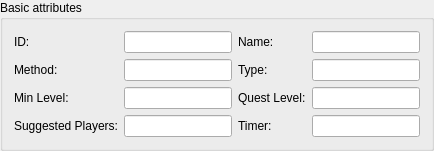
                 <widget class="QGroupBox" name="questBaseBox">
                  <property name="sizePolicy">
                   <sizepolicy hsizetype="Preferred" vsizetype="Fixed">
                    <horstretch>0</horstretch>
                    <verstretch>0</verstretch>
                   </sizepolicy>
                  </property>
                  <property name="maximumSize">
                   <size>
                    <width>16777215</width>
                    <height>16777215</height>
                   </size>
                  </property>
                  <property name="title">
                   <string>Basic attributes</string>
                  </property>
                  <property name="flat">
                   <bool>true</bool>
                  </property>
                  <layout class="QHBoxLayout" name="horizontalLayout_6">
                   <item>
                    <layout class="QGridLayout" name="gridLayout_8">
                     <item row="0" column="0">
                      <widget class="QLabel" name="label_12">
                       <property name="text">
                        <string>ID:</string>
                       </property>
                      </widget>
                     </item>
                     <item row="0" column="1">
                      <widget class="QLineEdit" name="questIdField">
                       <property name="enabled">
                        <bool>true</bool>
                       </property>
                       <property name="readOnly">
                        <bool>true</bool>
                       </property>
                      </widget>
                     </item>
                     <item row="1" column="0">
                      <widget class="QLabel" name="label_13">
                       <property name="text">
                        <string>Method:</string>
                       </property>
                      </widget>
                     </item>
                     <item row="1" column="1">
                      <widget class="QLineEdit" name="questMethodField">
                       <property name="readOnly">
                        <bool>true</bool>
                       </property>
                      </widget>
                     </item>
                     <item row="2" column="0">
                      <widget class="QLabel" name="label_14">
                       <property name="text">
                        <string>Min Level:</string>
                       </property>
                      </widget>
                     </item>
                     <item row="2" column="1">
                      <widget class="QLineEdit" name="questMinLevelField">
                       <property name="readOnly">
                        <bool>true</bool>
                       </property>
                      </widget>
                     </item>
                     <item row="3" column="0">
                      <widget class="QLabel" name="label_29">
                       <property name="text">
                        <string>Suggested Players:</string>
                       </property>
                      </widget>
                     </item>
                     <item row="3" column="1">
                      <widget class="QLineEdit" name="questPlayerField"/>
                     </item>
                    </layout>
                   </item>
                   <item>
                    <layout class="QFormLayout" name="formLayout_4">
                     <property name="sizeConstraint">
                      <enum>QLayout::SetMinimumSize</enum>
                     </property>
                     <item row="0" column="0">
                      <widget class="QLabel" name="label_15">
                       <property name="text">
                        <string>Name:</string>
                       </property>
                      </widget>
                     </item>
                     <item row="0" column="1">
                      <widget class="QLineEdit" name="questNameField">
                       <property name="enabled">
                        <bool>true</bool>
                       </property>
                       <property name="readOnly">
                        <bool>true</bool>
                       </property>
                      </widget>
                     </item>
                     <item row="1" column="0">
                      <widget class="QLabel" name="label_16">
                       <property name="text">
                        <string>Type:</string>
                       </property>
                      </widget>
                     </item>
                     <item row="2" column="0">
                      <widget class="QLabel" name="label_17">
                       <property name="text">
                        <string>Quest Level:</string>
                       </property>
                      </widget>
                     </item>
                     <item row="2" column="1">
                      <widget class="QLineEdit" name="questLevelField">
                       <property name="readOnly">
                        <bool>true</bool>
                       </property>
                      </widget>
                     </item>
                     <item row="1" column="1">
                      <widget class="QLineEdit" name="lineEdit_5">
                       <property name="readOnly">
                        <bool>true</bool>
                       </property>
                      </widget>
                     </item>
                     <item row="3" column="0">
                      <widget class="QLabel" name="label_30">
                       <property name="text">
                        <string>Timer:</string>
                       </property>
                      </widget>
                     </item>
                     <item row="3" column="1">
                      <widget class="QLineEdit" name="questTimerField"/>
                     </item>
                    </layout>
                   </item>
                  </layout>
                 </widget>
